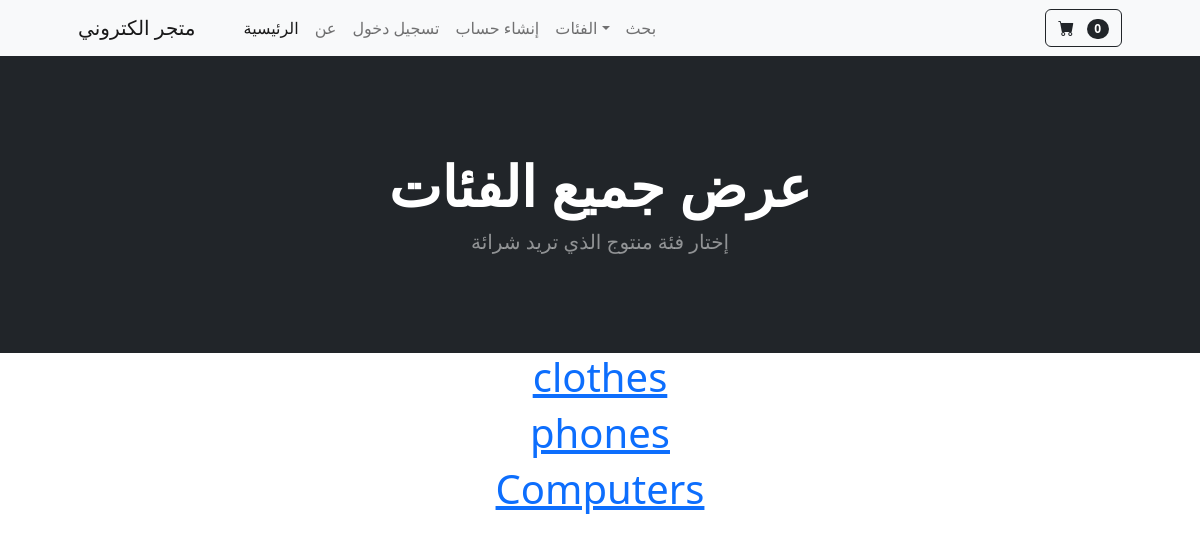
The app's page /catgery_all/ with its own data.
### store/models.py (models this page shows)
class Category(models.Model):
    name = models.CharField(max_length=50)
    def __str__(self):
        return self.name

### store/views.py (the view)
# urls.py: path('catgery_all/',views.category_all, name='category_all'),
def category_all(request):
    all_category = Category.objects.all()
    return render(request, 'category_all.html',{"all_category":all_category})

### cart/cart.py (called while the page is built)
    def __len__(self):
        return len(self.cart)

### cart/context_processors.py (called while the page is built)
def cart(request):
    return {'cart':Cart(request)}

### store/templates/category_all.html
{% extends 'base.html' %}
{% block content %}
<header class="bg-dark py-5">
    <div class="container px-4 px-lg-5 my-5">
        <div class="text-center text-white">
            <h1 class="display-4 fw-bolder">عرض جميع الفئات</h1>
            <p class="lead fw-normal text-white-50 mb-0">إختار فئة منتوج الذي تريد شرائة</p>
        </div>
    </div>
</header>
<div class="container">
    <div class="row">
        <center>
            {% for category in all_category %}
            <h1>
                <a href="{% url 'category' category %}">{{category}}</a>
            </h1>
           {% endfor %}
        </center>
    </div>
</div>
{% endblock %}

### records on screen
Category: name "clothes"
Category: name "phones"
Category: name "Computers"

### other values on screen
{{ cart|length }} "0"
